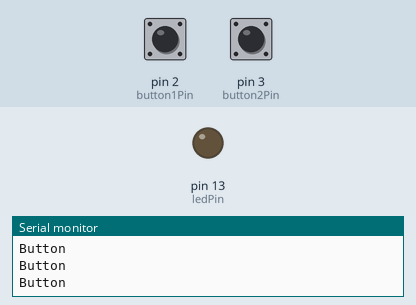
Simulated run of this sketch. Board: Arduino Uno, built with avr-gcc and run on an emulated ATmega328P. On the bench: output pins drawn as LEDs (lit = HIGH), the last lines printed to the serial monitor. The test bench sets the inputs (shaded band); at power-on: pin 2 (button1Pin) HIGH, pin 3 (button2Pin) HIGH.

Above: at 1.2 s.
1.3 s: pin 2 (button1Pin) pulled LOW for 0.15 s
At 1.39 s:
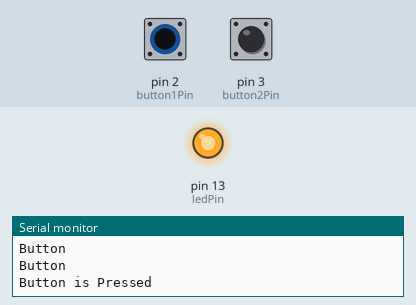
2.9 s: pin 3 (button2Pin) pulled LOW for 1 s
At 4.9 s:
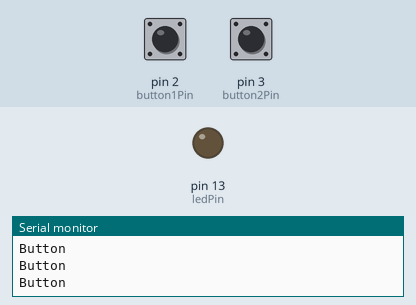
6.9 s: pin 2 (button1Pin) pulled LOW for 1 s
At 7.4 s:
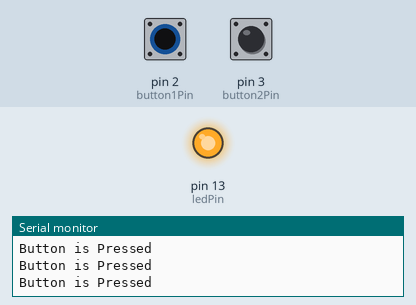
10.9 s: pin 3 (button2Pin) pulled LOW for 3.2 s
At 14.7 s:
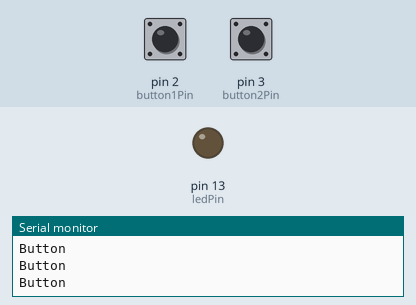
17.1 s: pin 2 (button1Pin) pulled LOW for 3.2 s
At 17.6 s:
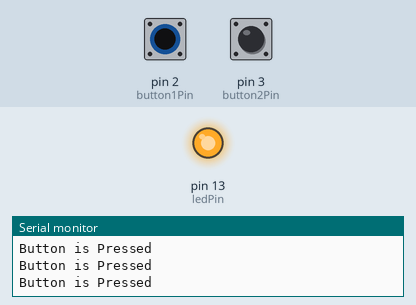
Timing chart, 0 to 21.8 s (numbered marks = the images above; inputs shaded):
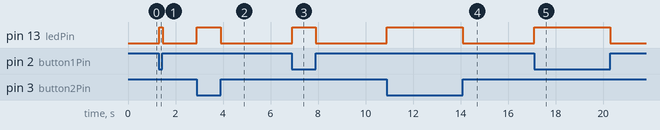

Measured:
- after the input at 1.3 s, pin 13 (ledPin): LOW → HIGH at once, → LOW 0.16 s later
- after the input at 2.9 s, pin 13 (ledPin): LOW → HIGH at once, → LOW 1.0 s later
- after the input at 6.9 s, pin 13 (ledPin): LOW → HIGH at once, → LOW 1.0 s later
- after the input at 10.9 s, pin 13 (ledPin): LOW → HIGH at once, → LOW 3.2 s later
- after the input at 17.1 s, pin 13 (ledPin): LOW → HIGH at once, → LOW 3.2 s later

The sketch:

Multi-Button.ino
```cpp
const int button1Pin = 2;  // pushbutton 1 pin
const int button2Pin = 3;  // pushbutton 2 pin
const int ledPin =  13;    // LED pin

int button1State, button2State;  // variables to hold the pushbutton states

//int button1State = 0;
//int button2State = 0;  // variables to hold the pushbutton states

void setup() {
  Serial.begin(9600);

  pinMode(button1Pin, INPUT_PULLUP);
  pinMode(button2Pin, INPUT_PULLUP);


  pinMode(ledPin, OUTPUT); // Set up the LED pin to be an output
}

void loop() {
  button1State = digitalRead(button1Pin);
  button2State = digitalRead(button2Pin);


//if (button1State == HIGH) {
//     digitalWrite(13, LOW);
//     Serial.println("BTN1");
//
//  } else {
//    digitalWrite(13, HIGH);
//  //print out the value of the pushbutton
//
//  }
//
//  if (button2State == HIGH){
//      digitalWrite(13, LOW);
//      Serial.println("BTN2");       //print out the value of the pushbutton
//
//
//  }   else {
//      digitalWrite(13, HIGH);
//    }
//  }


 if ((button1State == HIGH) && (button2State == HIGH)) {
    digitalWrite(13, LOW);
      Serial.println("Button");
      }

     else {
       digitalWrite(13, HIGH);
         Serial.println("Button is Pressed");       //print out the value of the pushbutton
        }
   }
```
